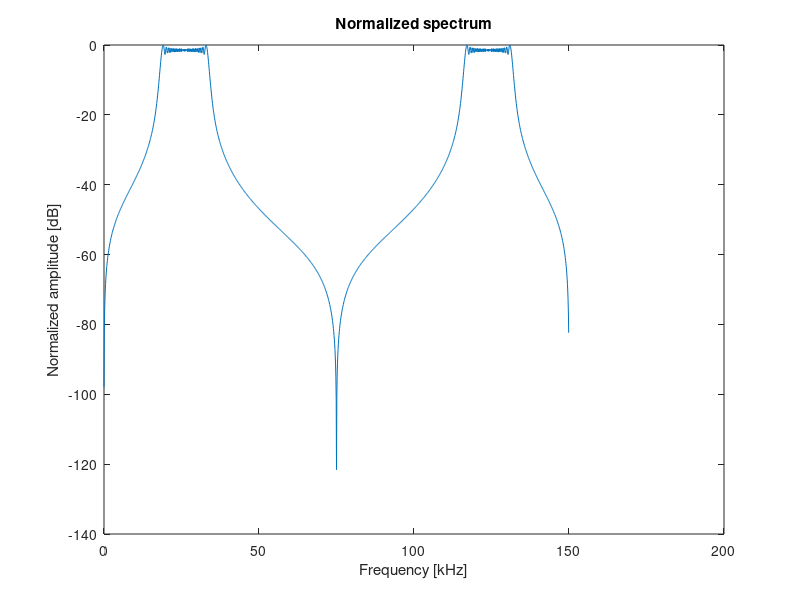
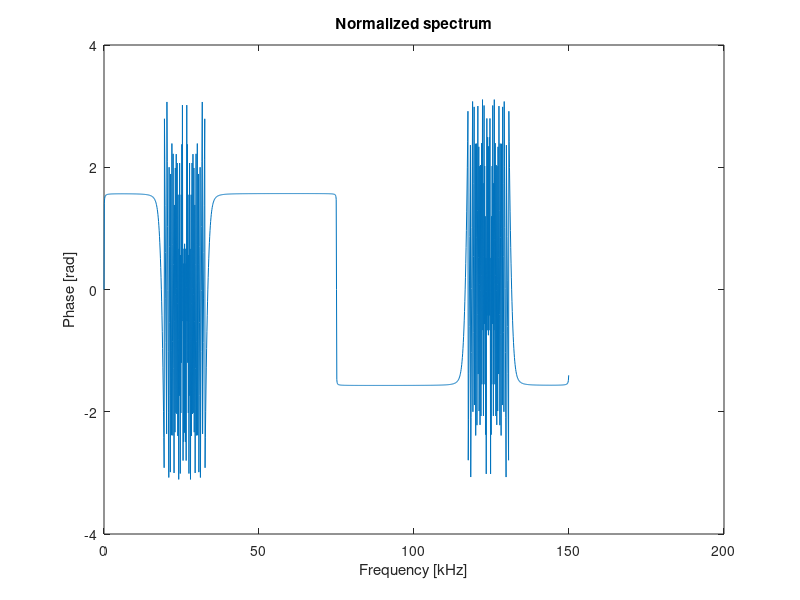

Write the MATLAB code that produced these figures, in order. (Note: this script raises an error after producing the figures.)
% % Chirp spectrogram and loss model

clc;
clear;

%% Parameters

tau = 10e-3;                        % Duration of the pulse (1ms)
fs = 150e3;                         % Sampling frequency (100kHz)
t = 0:1/fs:tau-1/fs;                % Time axis
fstart = 18e3;                      % Start frequency (18kHz)
fend = 34e3;                        % End frequency (34kHz)
B = fend - fstart;                  % Bandwidth [kHz]
n = fs*tau;                         % Number of samples
freqaxis = (0:n-1)*fs/n;            % Frequency axis

%% Chirp
        
ch = chirp(t,fstart,tau,fend);
% plot(t,ch);

chfft = fft(ch,n);

figure;
plot(freqaxis*10^-3,mag2db(abs(chfft))-mag2db(max(abs(chfft))));
title('Normalized spectrum');
xlabel('Frequency [kHz]');
ylabel('Normalized amplitude [dB]');
% xticks(-50:10:50);

figure;
plot(freqaxis*10^-3,angle(chfft));
title('Normalized spectrum');
xlabel('Frequency [kHz]');
ylabel('Phase [rad]');
% xticks(-50:10:50);

window_len=100;
overlapping=95;

% [~,f,t,p] = spectrogram(y,100,80,100,fs);

figure;
spectrogram(ch,window_len,overlapping,1500,fs,'yaxis');
title('Spectrogram');
clim([-70 -40]);
ylim([15 40]);
% xlabel('Frequency [kHz]');
% ylabel('Phase [rad]');

%% Attenuation model

% See Seghal(2009) and Harris(2010)

% Code at https://it.mathworks.com/matlabcentral/fileexchange/25215-the-matlab-code-for-absorption-coefficient-in-underwater-wireless-communication-networks?s_tid=gn_loc_drop

maxFreq = 1000; % [kHz]

af=[];
for f=0.01:0.1:maxFreq
    af1=(0.11*f*f)/(1+(f*f));
%     af2=0.011*f*f;            % --> up to 400 Hz
    af2=(44*f*f)/(4100+(f*f));
%     af3=0;
    af3=2.75*(10^(-4))*f*f;
    af4=af1+af2+af3+0.003;
    af=[af af4];
end

f=0.01:0.1:maxFreq;
plot(f,af,'m');
grid on;
xlabel('frequency(khz)')
ylabel('absorption coefficient(db/km)')

% l=linspace(0.1,2,ln);
l = [.1 1 10 50 100];

p=1.5;
att=zeros(size(l,2),size(af,2));

for i=1:size(l,2)
    att(i,:) = l(i)*af + p*10*log10(l(i)*10^3);     % Att(f,l) = alpha^l * l^p --> l*alpha + p*10log(l) in dB --> [dB/km]*[km], [log10(m)]
end

figure;
plot(f,att);
grid on;
xlabel('frequency(kHz)')
ylabel('Attenuation(dB)')

%% Link budget

Atx = 1;                                            % Amplitude of transmitted signal [Pa]
sel=1;
d = l(sel);                                           % Receiver distance [km]
eta = 0.1;                                          % Loss factor

% Dahl(2007)--> Sound Pressure Level (SPL)
% Coates book
% Medwin book

% ptx = sqrt(sum(Atx*ch.^2)/size(ch,2));            % Root-mean-square pressure [Pa]
ptx=rms(Atx*ch);

c = 1500;                                           % Speed of sound in water [m/s]
rho = 1000;                                         % Density of water [kg/m^3]
sigma = c*rho;                                      % Acoustic impedance [Rayls]

Itx = (ptx*ptx)/sigma;                              % Acoustic intensity [W/m^2]

pref = 1e-6;                                        % Reference rms for water [uPa] 
SL = 20*log10(ptx/pref);                            % Source level: Sound Pressure Level (SPL) at the source [dB re uPa] --> with respect to reference (water) where p_ref = 1 [uPa]

% Harris(2010)

a=att(sel,f==f(1)+fstart*10^-3);                      % Attenuation for specific frequency and distance d
s=0;                                                % Ship parameter [0 to 1]
w=0;                                                % Wind speed [m/s]

Nt = 17-30*log10(f);
Ns = 40+20*(s-0.5)+26*log10(f)-60*log10(f+0.03);
Nw = 50+7.5*sqrt(w)+20*log10(f)-40*log10(f+0.4);
Nth = -15+20*log10(f);
N = 10.^(Nt/10) + 10.^(Ns/10) + 10.^(Nw/10) + 10.^(Nth/10); % Noise PSD
NdB=10*log10(N);

AN = -(att+NdB);                                            % AN product
% figure;plot(f,AN);xlim([0 20]);ylim([-170 -70]);

SPLrx = SL-a;                                               % SPL at the object

SPLbs = 10*log10(eta) + SPLrx;                              % Backscattered power pbs=eta*prx

SPLfin = SPLbs-a;                                           % Received power [dB re uPa]
SNR = SPLfin-NdB(fstart*10^-3+f(1)==f);                     % Link budget analysis

prx = 10^(SPLfin/20)*pref;                                  % Received root-mean-square pressure [Pa]
Arx = (size(ch,2)*prx)/(sum(ch.^2));                        % Receved amplitude

% Hebbar(2020) 
% Aydin(2020)
% Khan(2014)-Modeling of Acoustic Propagation Channel in Underwater Wireless Sensor Networks 
% Underwater acoustic networks (Proakis)
% Dahl(2007)-Underwater ambient noise

%% Ambiguity function

prf=1000;

% [afmag,delay] = ambgfun(Atx*ch,Arx*ch,fs,[prf,prf],"Cut","Doppler");
[afmag,delay] = ambgfun(Atx*ch,fs,prf,"Cut","Doppler");

figure;
plot(delay,20*log10(afmag/max(afmag)))
xlim([-0.0005 0.0005])


% [afmag,delay,doppler] = ambgfun(Atx*ch,fs,[PRF,PRF],"Cut","Doppler");
% [afmag,delay,doppler] = ambgfun(ch,fs,PRF,'Cut','Doppler');